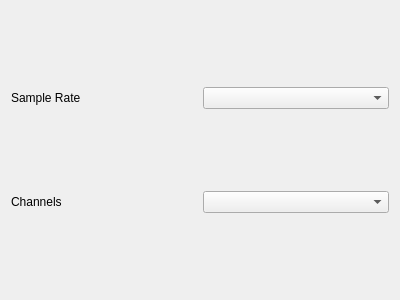
<?xml version="1.0" encoding="UTF-8"?>
<ui version="4.0">
 <class>WAVPanel</class>
 <widget class="QWidget" name="WAVPanel">
  <property name="geometry">
   <rect>
    <x>0</x>
    <y>0</y>
    <width>400</width>
    <height>300</height>
   </rect>
  </property>
  <property name="windowTitle">
   <string>Form</string>
  </property>
  <layout class="QGridLayout" name="gridLayout">
   <item row="0" column="0">
    <widget class="QLabel" name="label">
     <property name="text">
      <string>Sample Rate</string>
     </property>
    </widget>
   </item>
   <item row="0" column="1">
    <widget class="QComboBox" name="sampleRate"/>
   </item>
   <item row="1" column="0">
    <widget class="QLabel" name="label_2">
     <property name="text">
      <string>Channels</string>
     </property>
    </widget>
   </item>
   <item row="1" column="1">
    <widget class="QComboBox" name="channels"/>
   </item>
  </layout>
 </widget>
 <resources/>
 <connections/>
</ui>
